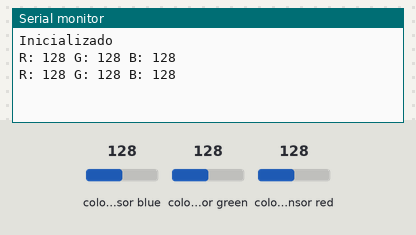
Bench run of a sketch on a simulated Arduino Mega 2560, built for the host (arithmetic inside an expression is 32-bit, double 64-bit). Parts: the last lines printed to the serial monitor. The test bench sets the inputs (shaded band); at power-on: colour sensor blue 128, colour sensor green 128, colour sensor red 128.

Above: at 1.8 s.
1.9 s: colour sensor blue set to 5
At 2.8 s:
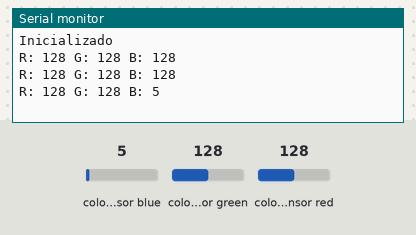
3.4 s: colour sensor green set to 5
At 4.7 s:
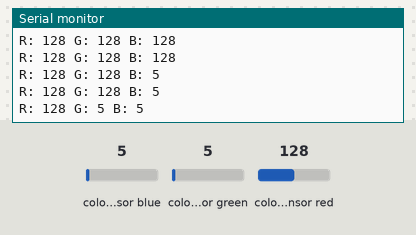
4.9 s: colour sensor red set to 5
At 5.9 s:
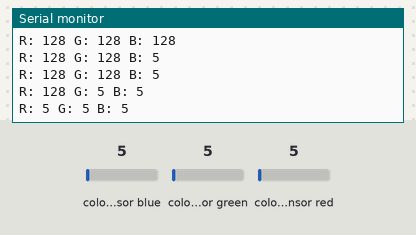

The sketch:

sensor_cor.ino
```cpp
#include <TCS3200.h>

#define S0_PIN 22
#define S1_PIN 23
#define S2_PIN 26
#define S3_PIN 27
#define OUT_PIN 52

TCS3200 colorSensor(S0_PIN, S1_PIN, S2_PIN, S3_PIN, OUT_PIN);

void setup() {
colorSensor.begin();
/*pinMode(22,INPUT);//s0
pinMode(23,INPUT);//s1
pinMode(24,INPUT);//oe
pinMode(26,INPUT);//s2
pinMode(27,INPUT);//s3*/
Serial.begin(9600);
Serial.println("Inicializado");
}

void loop() {
  // Read color intensity values for individual color channels
  uint8_t redIntensity = colorSensor.read_red();
  uint8_t greenIntensity = colorSensor.read_green();
  uint8_t blueIntensity = colorSensor.read_blue();
  uint8_t clearIntensity = colorSensor.read_clear();

Serial.print("R: ");
Serial.print(redIntensity);
Serial.print(" G: ");
Serial.print(greenIntensity);
Serial.print(" B: ");
Serial.println(blueIntensity);
  delay(1000);
}
```

Measured:
- after the input at 1.9 s, the serial monitor: prints a new line after 0.12 s (image 1)
- after the input at 3.4 s, the serial monitor: prints a new line after 0.63 s (image 2)
- after the input at 4.9 s, the serial monitor: prints a new line after 0.14 s (image 3)
